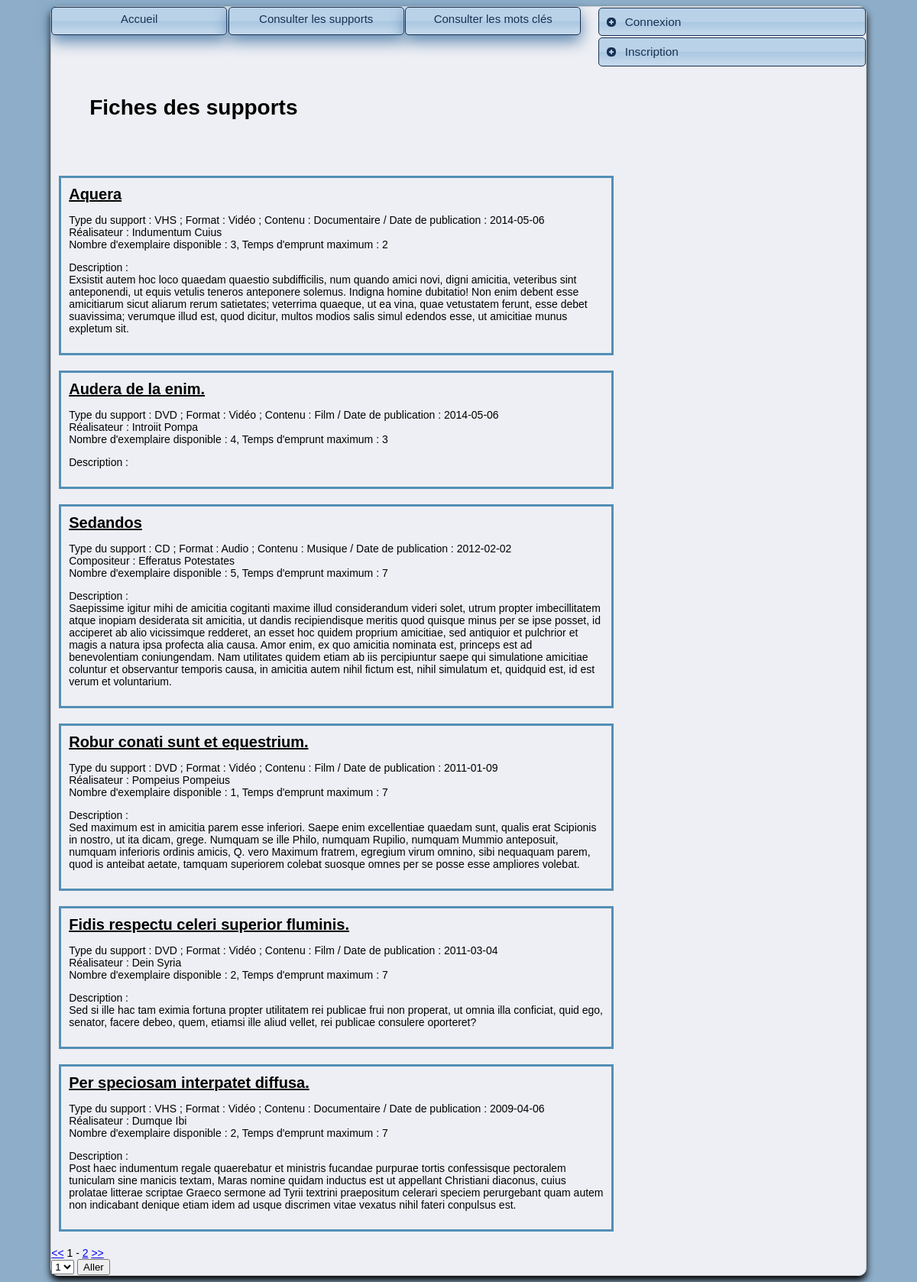
Page /index.php?page0=consul_support&page=1 on the committed database.
### tables this page shows
CREATE TABLE IF NOT EXISTS `support` (
  `id_support` int(11) NOT NULL AUTO_INCREMENT,
  `titre_support` varchar(100) DEFAULT NULL,
  `type_support` varchar(50) DEFAULT NULL,
  `type_format` varchar(50) DEFAULT NULL,
  `type_contenu` varchar(50) DEFAULT NULL,
  `date_publication` date DEFAULT NULL,
  `createur_support` varchar(100) DEFAULT NULL,
  `type_createur` varchar(15) DEFAULT NULL,
  `description_support` text,
  `nbExemplaire` int(3) DEFAULT NULL,
  `nbExemplaireDispo` int(5) DEFAULT NULL,
  `nb_consultation` int(10) DEFAULT NULL,
  `tps_emprunt_max` int(2) DEFAULT NULL,
  PRIMARY KEY (`id_support`)
);

### controleurs/consul_support.php (called while the page is built, shortened)
<?php
require_once('modeles/support.class.php');
include('vues/consul_support.php');
?>

### modeles/support.class.php (the view, shortened to what this page needs)
<?php
class Support{
    public static function supportPage($numPage){
        $sql = "SELECT * from support LIMIT " . $numPage * 6 . ", 6";
        $bdd = connect();
        $requete = $bdd->query($sql);
        while($value = $requete -> fetch(PDO::FETCH_ASSOC)){
            echo "<div class=\"fiche_support\">"
            . "<div class=\"titre_fiche\">".$value['titre_support']."</div>"
            . "<p>Type du support : ".$value['type_support']." ; "
            . "Format : ".$value['type_format']." ; "
            . "Contenu : ".$value['type_contenu']." / "
            . "Date de publication : ".$value['date_publication']."<br>"
            . "".$value['type_createur']." : ".$value['createur_support']."<br>"
            . "Nombre d'exemplaire disponible : ".$value['nbExemplaireDispo'].", "
            . "Temps d'emprunt maximum : ".$value['tps_emprunt_max']."</p>"
            . "<p>Description :<br>".$value['description_support']."</p></div>";
        }
    }
}
?>

### CSS/style.css (style rules this page uses)
body { font: 14px Calibri, "Trebuchet MS", Arial, Helvetica, sans-serif; color: #010101; background-color: #8dadc8; }
.fiche_support { width: 700px; border-style: solid; border-color: #538FB6; padding: 10px; margin-bottom: 20px; margin-left: 10px; display: inline-block; }
.titre_fiche { font-weight : bold; font-family : "Trebuchet MS", Verdana, Arial, Helvetica, sans-serif; font-size : 20px; text-decoration: underline; }

### rows in the picture
support: titre_support "Aquera", type_support "VHS", type_format "Vidéo", type_contenu "Documentaire", date_publication "2014-05-06", type_createur "Réalisateur", createur_support "Indumentum Cuius", nbExemplaireDispo "3", tps_emprunt_max "2", description_support "Exsistit autem hoc loco quaedam quaestio subdifficilis, num quando amici novi, digni amicitia, veteribus sint anteponendi, ut equis vetulis teneros anteponere solemus. Indigna homine dubitatio! Non enim debent esse amicitiarum sicut aliarum rerum satietates; veterrima quaeque, ut ea vina, quae vetustatem ferunt, esse debet suavissima; verumque illud est, quod dicitur, multos modios salis simul edendos esse, ut amicitiae munus expletum sit."
support: titre_support "Audera de la enim.", type_support "DVD", type_format "Vidéo", type_contenu "Film", date_publication "2014-05-06", type_createur "Réalisateur", createur_support "Introiit Pompa", nbExemplaireDispo "4", tps_emprunt_max "3"
support: titre_support "Sedandos", type_support "CD", type_format "Audio", type_contenu "Musique", date_publication "2012-02-02", type_createur "Compositeur", createur_support "Efferatus Potestates", nbExemplaireDispo "5", tps_emprunt_max "7", description_support "Saepissime igitur mihi de amicitia cogitanti maxime illud considerandum videri solet, utrum propter imbecillitatem atque inopiam desiderata sit amicitia, ut dandis recipiendisque meritis quod quisque minus per se ipse posset, id acciperet ab alio vicissimque redderet, an esset hoc quidem proprium amicitiae, sed antiquior et pulchrior et magis a natura ipsa profecta alia causa. Amor enim, ex quo amicitia nominata est, princeps est ad benevolentiam coniungendam. Nam utilitates quidem etiam ab iis percipiuntur saepe qui simulatione amicitiae coluntur et observantur temporis causa, in amicitia autem nihil fictum est, nihil simulatum et, quidquid est, id est verum et voluntarium."
support: titre_support "Robur conati sunt et equestrium.", type_support "DVD", type_format "Vidéo", type_contenu "Film", date_publication "2011-01-09", type_createur "Réalisateur", createur_support "Pompeius Pompeius", nbExemplaireDispo "1", tps_emprunt_max "7", description_support "Sed maximum est in amicitia parem esse inferiori. Saepe enim excellentiae quaedam sunt, qualis erat Scipionis in nostro, ut ita dicam, grege. Numquam se ille Philo, numquam Rupilio, numquam Mummio anteposuit, numquam inferioris ordinis amicis, Q. vero Maximum fratrem, egregium virum omnino, sibi nequaquam parem, quod is anteibat aetate, tamquam superiorem colebat suosque omnes per se posse esse ampliores volebat."
support: titre_support "Fidis respectu celeri superior fluminis.", type_support "DVD", type_format "Vidéo", type_contenu "Film", date_publication "2011-03-04", type_createur "Réalisateur", createur_support "Dein Syria", nbExemplaireDispo "2", tps_emprunt_max "7", description_support "Sed si ille hac tam eximia fortuna propter utilitatem rei publicae frui non properat, ut omnia illa conficiat, quid ego, senator, facere debeo, quem, etiamsi ille aliud vellet, rei publicae consulere oporteret?"
support: titre_support "Per speciosam interpatet diffusa.", type_support "VHS", type_format "Vidéo", type_contenu "Documentaire", date_publication "2009-04-06", type_createur "Réalisateur", createur_support "Dumque Ibi", nbExemplaireDispo "2", tps_emprunt_max "7", description_support "Post haec indumentum regale quaerebatur et ministris fucandae purpurae tortis confessisque pectoralem tuniculam sine manicis textam, Maras nomine quidam inductus est ut appellant Christiani diaconus, cuius prolatae litterae scriptae Graeco sermone ad Tyrii textrini praepositum celerari speciem perurgebant quam autem non indicabant denique etiam idem ad usque discrimen vitae vexatus nihil fateri conpulsus est."

### other values in the picture
$_GET["page"] "1"
form field page "1"
